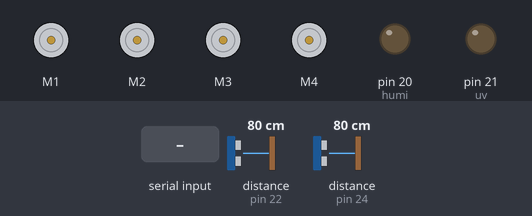
Recording of a sketch running on a simulated Arduino Mega 2560, built with avr-gcc and run on an emulated ATmega2560. Shown: 4 × DC motor (green arrow = forward, orange = backward, longer = faster), output pins drawn as LEDs (lit = HIGH). Inputs (shaded band) come from the test bench; at power-on: distance to the obstacle (sensors on pin 22, pin 24) 80 cm. The echo pulse lasts 58.3 µs per cm; random numbers use the default seed unless the sketch sets one; EEPROM starts erased; pins used as bus, display or sensor lines are not drawn.

Above: at 1.2 s.
1.3 s: "C" received over the second serial link
At 2.4 s:
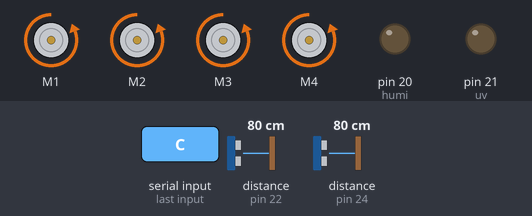
3.3 s: distance to the obstacle (sensor on pin 22) set to 34 cm
4.8 s: distance to the obstacle (sensor on pin 22) set to 28 cm
At 7.6 s:
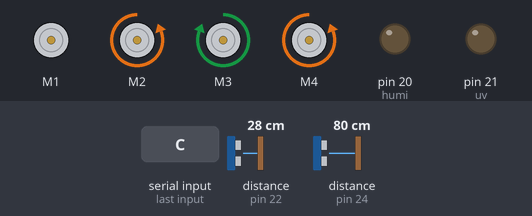
7.8 s: distance to the obstacle (sensor on pin 22) set to 35 cm
9.3 s: distance to the obstacle (sensor on pin 22) set to 2 cm
At 9.7 s:
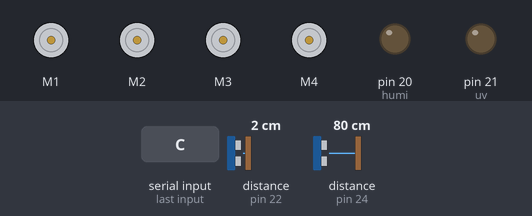
Timing chart, 0 to 13.3 s (numbered marks = the images above; inputs shaded):
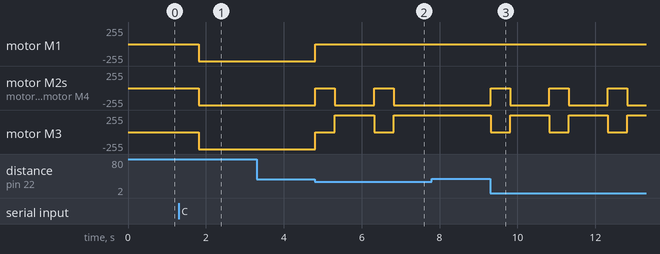

The sketch:

RoZer.ino
```cpp
#include <AFMotor.h>
#include <EEPROM.h>
#define bt_serial Serial1
#define humi 20
#define uv 21
#define echo1 22
#define trig1 23
#define echo2 24
#define trig2 25

AF_DCMotor motor1(1,MOTOR12_8KHZ);
AF_DCMotor motor2(2,MOTOR12_8KHZ);
AF_DCMotor motor3(3,MOTOR12_8KHZ);
AF_DCMotor motor4(4,MOTOR12_8KHZ);

char command = ' ';
char sanitize = 'N';
char move_left_right = ' ';
long duration1,duration2;
int distance1,distance2;
int randnumber;

void setup()
{
  Serial.begin(9600);
  bt_serial.begin(9600);
  pinMode(humi,OUTPUT);
  pinMode(uv,OUTPUT);
  pinMode(trig1,OUTPUT);
  pinMode(echo1,INPUT);
  pinMode(trig2,OUTPUT);
  pinMode(echo2,INPUT);
  EEPROM.write(0,0);
  EEPROM.write(1,0);
  digitalWrite(humi,LOW);
  digitalWrite(uv,LOW);
  motor_speed(255);
}

void loop()
{
  sanitize == 'Y' ? start_sanitize() : stop_sanitize();
  if(bt_serial.available())
  {
    command = bt_serial.read();
    if(command != 'D')
    {
      command == 'C' ? sanitize = 'Y' : command == 'T' ? sanitize = 'N' : ' ';
      command == 'H' ? humi_on_off(1) : command == 'I' ? humi_on_off(2) : command == 'U' ? uv_on_off(1) : command == 'V' ?  uv_on_off(2): movement();
    }
    else
    {
      Disconnected();
    }
  }
}

void movement()
{
 if(sanitize == 'N')
 {
   if(command == 'L' || command == 'R')
    {
      move_left_right = command;
    }
    else if(command == 'F' || command == 'B')
    {
      move_left_right = ' ';
    }

  if(move_left_right == 'L')
  {
      left();
  }
  else if(move_left_right == 'R')
  {
    right();
  }
  else
  {
    Stop();
    switch(command){
      case 'F':
        forward();
        break;
      case 'B':
         backward();
        break;
    }
   }
 }
}

void Stop()
{
  motor1.run(RELEASE);
  motor2.run(RELEASE);
  motor3.run(RELEASE);
  motor4.run(RELEASE);
}

void backward()
{
  motor1.run(FORWARD);
  motor2.run(FORWARD);
  motor3.run(FORWARD);
  motor4.run(FORWARD);
}

void forward()
{
  motor1.run(BACKWARD);
  motor2.run(BACKWARD);
  motor3.run(BACKWARD);
  motor4.run(BACKWARD);
}

void right()
{
  motor1.run(BACKWARD);
  motor2.run(RELEASE);
  motor3.run(BACKWARD);
  motor4.run(FORWARD);
}

void left()
{
  motor1.run(RELEASE);
  motor2.run(BACKWARD);
  motor3.run(FORWARD);
  motor4.run(BACKWARD);
}


void Disconnected()
{
  Stop();
  clear_turn();
  humi_on_off(1);
  uv_on_off(1);
  sanitize = 'N';
}

void start_sanitize()
{
  Stop();
  delay(500);
  get_distance(23,1);
  get_distance(25,2);
  if(distance1 != 0 && distance2 != 0)
  {
    if(distance1 <= 30 || distance2 <= 30)
    {
      distanceLess30cm();
    }
    else
    {
      pattern_without_obs();
    }
  }
  else
  {
    pattern_without_obs();
  }
}

void pattern_without_obs()
{
  forward();
      for(int i=0;i<=3000;i++)
    {
        get_distance(23,1);
        get_distance(25,2);
        if(distance1 != 0 && distance2 != 0)
        {
          if(distance1 <= 30 || distance2 <= 30)
          {
            distanceLess30cm();
          }
        }
    }
  Stop();
  delay(500);
  if(EEPROM.read(0) == 0)
  {
   randnumber = random(1,3);
   randnumber == 1 ? left() : right();
   EEPROM.write(0,randnumber);
   delay(1000);
  }
  else
  {
    if(EEPROM.read(1) == 0)
    {
      randnumber = random(1,3);
      randnumber == 1 ? left() : right();
      EEPROM.write(1,randnumber);
      delay(1000);
    }
    else
    {
      if(EEPROM.read(0) == 1 && EEPROM.read(1) == 1)
      {
        right();
        delay(1000);
        clear_turn();
      }
      else if(EEPROM.read(0) == 2 && EEPROM.read(1) == 2)
      {
        left();
        delay(1000);
        clear_turn();
      }
      else
      {
        EEPROM.update(0,EEPROM.read(1));
        randnumber = random(1,3);
        randnumber == 1 ? left() : right();
        EEPROM.update(1,randnumber);
        delay(1000);
      }
    }
  }
}

void stop_sanitize()
{
  clear_turn();
//  movement();
}

void motor_speed(int set_speed)
{
    motor1.setSpeed(set_speed);
    motor2.setSpeed(set_speed);
    motor3.setSpeed(set_speed);
    motor4.setSpeed(set_speed);
}

void clear_turn()
{
  EEPROM.write(0,0);
  EEPROM.write(1,0);
}

void humi_on_off(int humi_on)
{
  if(humi_on == 1)
  {
    digitalWrite(humi,LOW);

  }
  else
  {
    digitalWrite(humi,HIGH);
  }
}

void uv_on_off(int uv_on)
{
    if(uv_on == 1)
  {
    digitalWrite(uv,LOW);
  }
  else
  {
    digitalWrite(uv,HIGH);
  }
}

void get_distance(int trig, int ultrasonic)
{
  digitalWrite(trig, LOW);
  delayMicroseconds(2);
  digitalWrite(trig, HIGH);
  delayMicroseconds(10);
  digitalWrite(trig, LOW);
  switch(ultrasonic){
      case 1:
          duration1 = pulseIn(echo1, HIGH);
          distance1 = duration1 * 0.034 / 2;
          break;
      case 2:
          duration2 = pulseIn(echo2, HIGH);
          distance2 = duration2 * 0.034 / 2;
          break;
    }
}

void distanceLess30cm()
{
  Stop();
  delay(500);
  left();
  delay(1000);
}
```

Measured:
- the behaviour switches between 32 and 31 cm on distance to the obstacle (sensor on pin 22) (found by bisection; images 1 and 2)
- after the input at 1.3 s, motor M1–4: stopped → backward 255/255 after 0.51 s
- after the input at 3.3 s, every drawn part: stays the same
- after the input at 4.8 s, motor M1: backward 255/255 → stopped at once; motor M2, motor M4: alternates backward 255/255 for 1.0 s and stopped for 0.50 s, starting at once; motor M3: alternates forward 255/255 for 1.0 s and stopped for 0.50 s, starting at once
- after the input at 7.8 s, every drawn part: stays the same
- after the input at 9.3 s, motor M2, motor M4: alternates backward 255/255 for 1.0 s and stopped for 0.50 s, starting at once; motor M3: alternates forward 255/255 for 1.0 s and stopped for 0.50 s, starting at once
